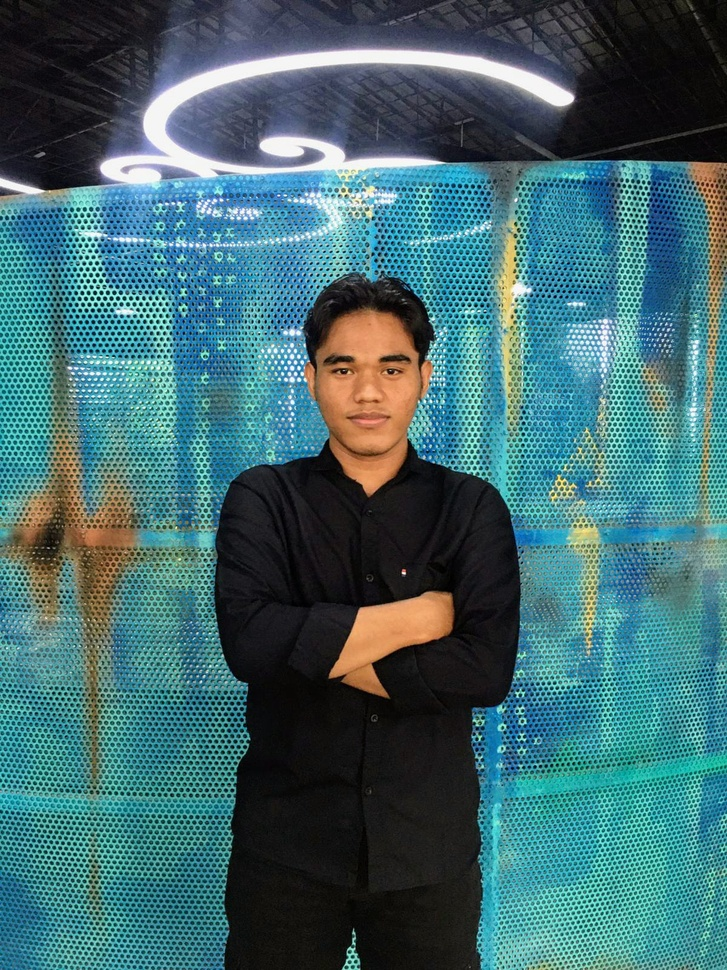
#> input picture Foto Diri.jpg, 727 x 970 px, shrunk from 1200 x 1600 before the run
$ jupyter execute 'UAS PENGCID.ipynb'
#> lines starting #> are read from the running program, lines starting #| are printed output that depends on the picture; after the words box and inside, x2 and y2 are one past the last pixel; in counts of white or black regions, pixels touching at a corner belong together
[cell 1]
import cv2
import matplotlib.pyplot as plt

[cell 2]
# Load the image
image_path = 'Foto Diri.jpg'
image = cv2.imread(image_path)
#> image is the input picture: shape (970, 727, 3); mean B, G, R 111.2, 106.4, 65.3

[cell 3]
# Convert the image to grayscale
gray = cv2.cvtColor(image, cv2.COLOR_BGR2GRAY)
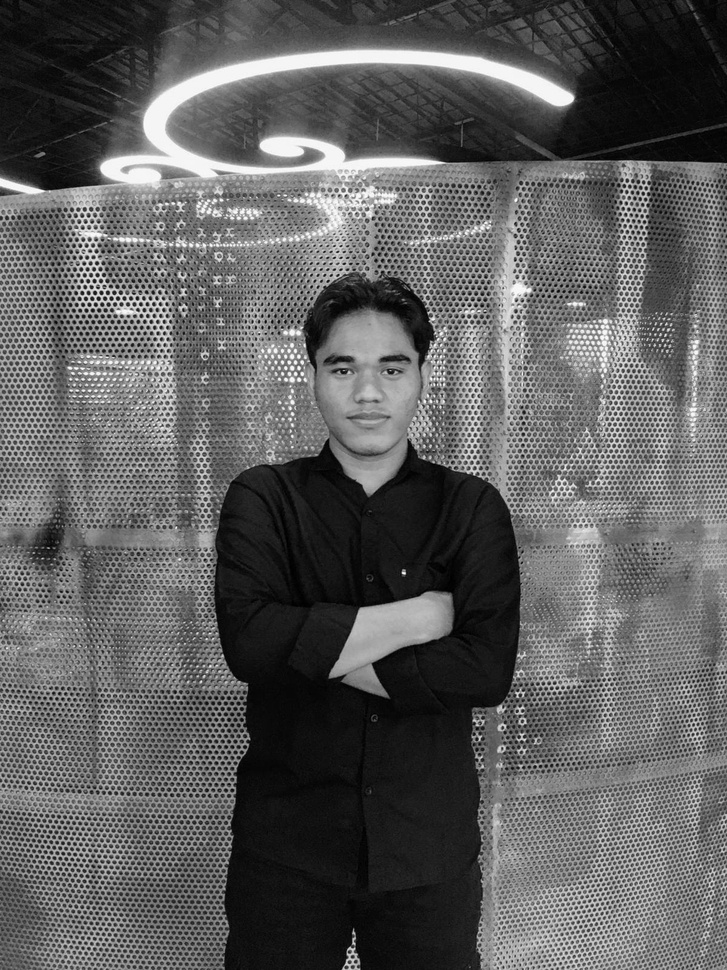
#> gray: shape (970, 727); min 0, max 255, mean 94.6

[cell 4]
# Perform Canny edge detection
edges = cv2.Canny(gray, 100, 200)
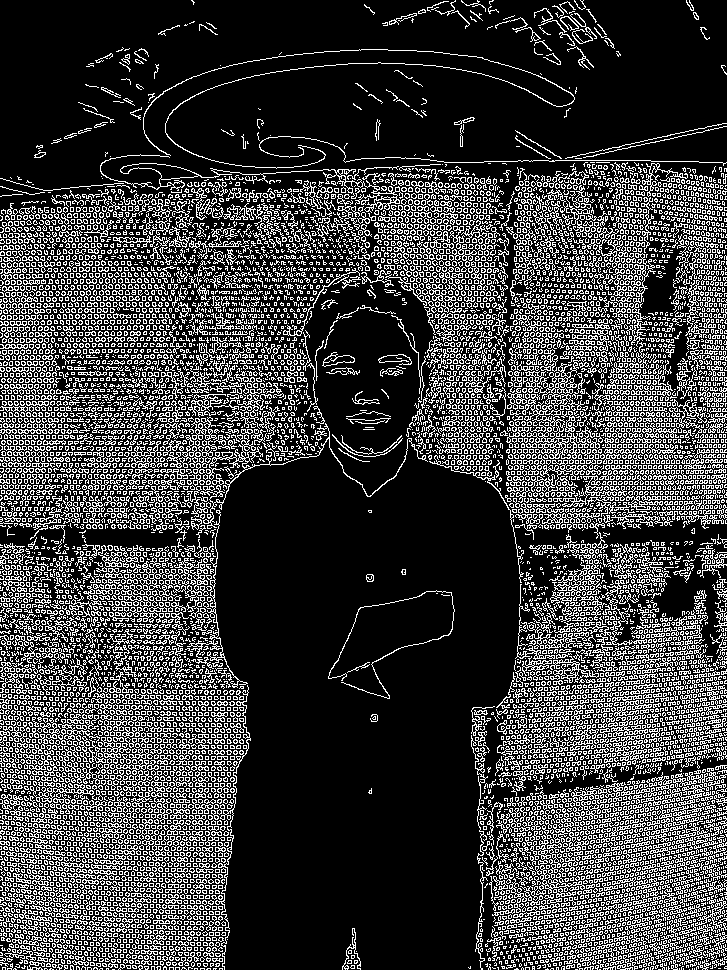
#> edges: shape (970, 727); 24% white in thin lines or dots

[cell 5]
# Find contours
contours, _ = cv2.findContours(edges, cv2.RETR_TREE, cv2.CHAIN_APPROX_SIMPLE)
#> contours = 19034 contours, 17827 with area under 20; largest, box (x1, y1, x2, y2) and area: (522, 360, 585, 459) 1266, (100, 154, 403, 213) 1216, (120, 163, 199, 180) 582, (200, 423, 428, 529) 517, (651, 772, 711, 816) 497

[cell 6]
# Draw contours on the original image
contour_image = image.copy()
cv2.drawContours(contour_image, contours, -1, (0, 255, 0), 3)
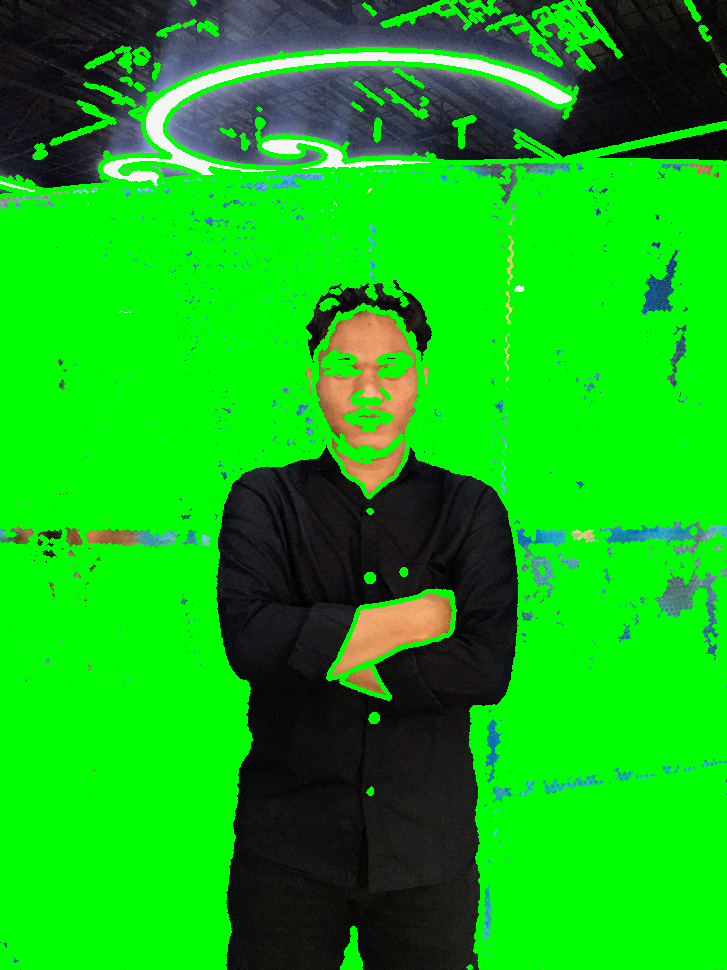
#> contour_image: shape (970, 727, 3); mean B, G, R 19.9, 179.9, 18.8

[cell 7]
# Plot the results
plt.figure(figsize=(15, 5))

plt.subplot(1, 3, 1)
plt.imshow(cv2.cvtColor(image, cv2.COLOR_BGR2RGB))
plt.title('Original Image')
plt.axis('off')

plt.subplot(1, 3, 2)
plt.imshow(edges, cmap='gray')
plt.title('Canny Edge Detection')
plt.axis('off')
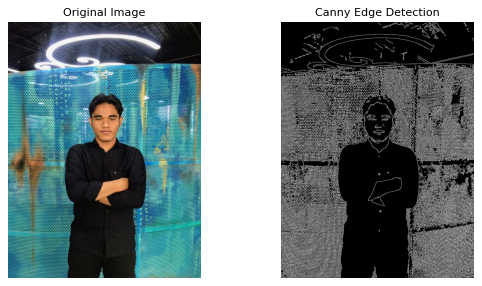
#> figure drawn by matplotlib, 2 panels

[cell 8]
# Plot the results
plt.figure(figsize=(15, 5))

plt.subplot(1, 3, 1)
plt.imshow(cv2.cvtColor(image, cv2.COLOR_BGR2RGB))
plt.title('Original Image')
plt.axis('off')

plt.subplot(1, 3, 2)
plt.imshow(edges, cmap='gray')
plt.title('Canny Edge Detection')
plt.axis('off')

plt.subplot(1, 3, 3)
plt.imshow(cv2.cvtColor(contour_image, cv2.COLOR_BGR2RGB))
plt.title('Contours Detection')
plt.axis('off')

plt.tight_layout()
plt.show()
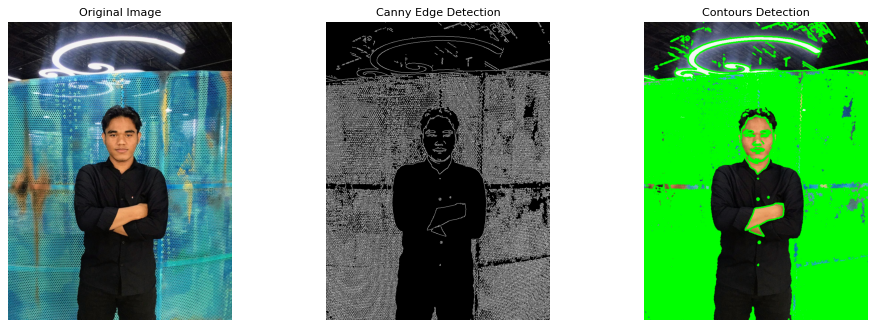
#> figure drawn by matplotlib, 3 panels
